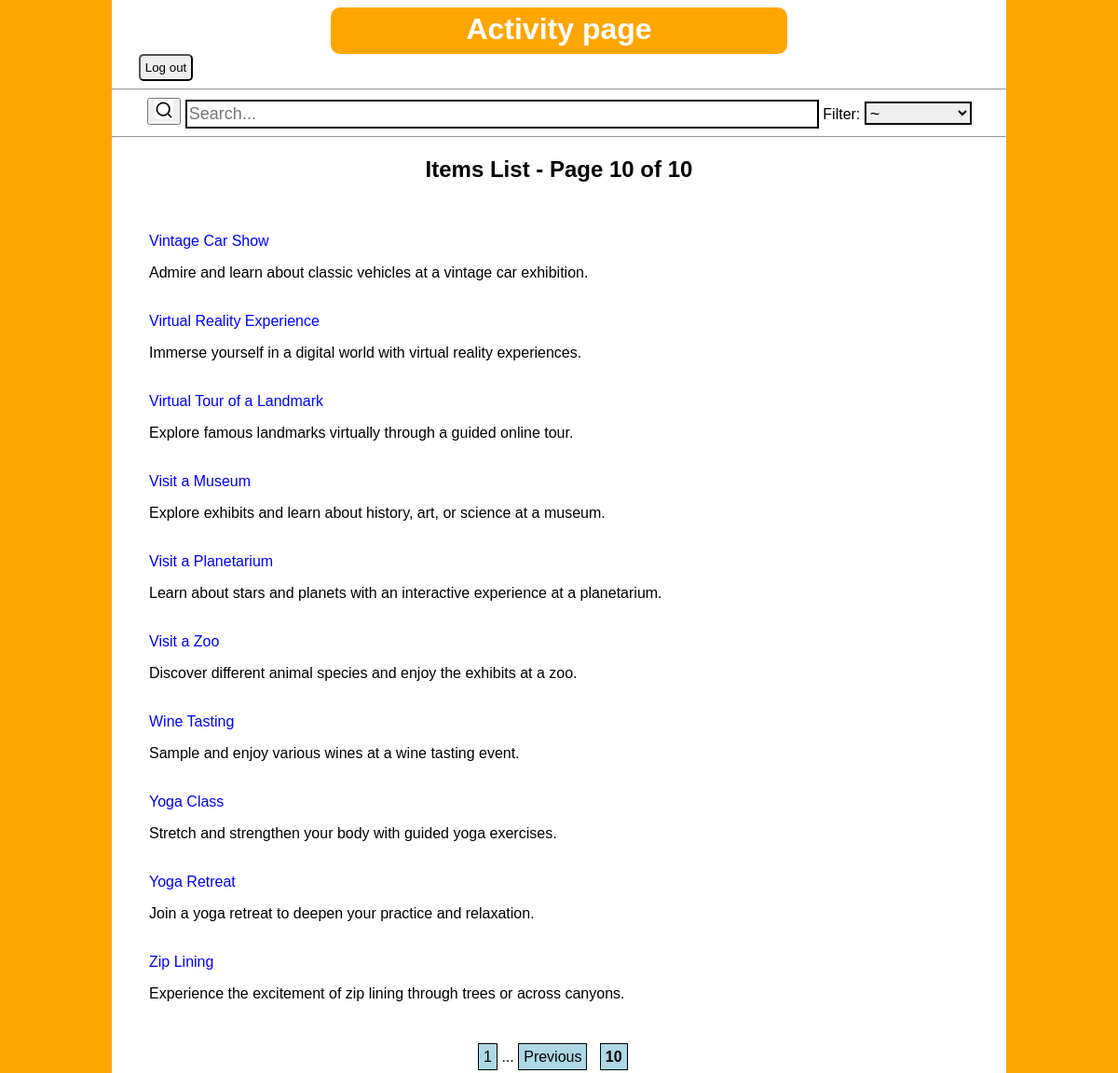
Screenshot of /home?page=10 (signed in) with the database file from the repository.
### tables this page shows
CREATE TABLE activity(
activity_id integer primary key autoincrement,
name text not null,
description text not null,
link text);

### main.py (the view)
@app.route('/home')
def home():
    if 'user_id' not in session:
        flash("Please log in first")
        return redirect(url_for('login'))
    search = request.args.get('search', '')
    tag = request.args.get('filter', '')
    if search:
        search_query = "%" + search.lower() + "%"
    else:
        search_query = "%"
    if tag and tag != '0':  # '0' represents the default 'No Filter'
        cursor.execute("""
        SELECT activity.name, activity.description
        FROM Activity
        INNER JOIN activity_genre
        ON activity_genre.activity_id = activity.activity_id
        WHERE LOWER(activity.name) LIKE ?
        AND activity_genre.genre_id = ?
        ORDER BY activity.name;
        """, (search_query, tag))
    else:
        cursor.execute("""
        SELECT name, description
        FROM Activity
        WHERE LOWER(name) LIKE ?
        ORDER BY name;
        """, (search_query,))
    activities = cursor.fetchall()
    not_found = len(activities) == 0  # True if no activities found
    page = int(request.args.get('page', 1))
    per_page = 10
    start = (page - 1) * per_page
    end = start + per_page
    displayed_activities = activities[start:end]
    total_pages = (len(activities) + per_page - 1) // per_page  #ensures that page rounds up
    return render_template("index.html", search=search, activities=displayed_activities, page=page, total_pages=total_pages, tag=tag, not_found=not_found)

### templates/index.html (shortened to what this page needs)
<!DOCTYPE html>
<html>
  <head>
    <link rel="stylesheet" href="{{ url_for('static', filename='style.css') }}">
  </head>
  <body>
    <h1 id="main-head">Activity page</h1>
	<form action="/logout" method="POST">
		<input type="submit" value="Log out" id="logoff">
	</form>
	<hr>
    <form method="GET">
		<button type="submit"><img src="{{ url_for('static', filename='search.png') }}" alt="Search" class="search-icon"></button>
		<input type="text" name="search" id="search" value="{{ search }}" placeholder="Search...">
		<label for="filter">Filter: </label>
		<select id="filter" name="filter">
			<option value="0" {% if tag == '0' or tag == '' %}selected{% endif %}>~</option>
		</select>
    </form>
	<hr>
	<section>
		<h1>Items List - Page {{ page }} of {{ total_pages }}</h1>
		<br>
		{% if not_found %}
			<p>Your search - '{{ search }}' did not match any activities, we are sorry for the inconvenience</p>
			<p>:/</p>
		{% else %}
			<ul>
			{% for activity, desc in activities %}
				<li>
					<a href="{{ url_for('activitypage', activity=activity) }}">{{ activity }}</a>
					<p>{{ desc }}</p>
					<br>
				</li>
			{% endfor %}
			</ul>
			<div>
				{% if page > 1 -%}
						<a href="{{ url_for('home', page=1) }}">1</a>&nbsp;...&nbsp;<a href="{{ url_for('home', page=page-1) }}">Previous</a>
				{%- endif -%}
				&nbsp;&nbsp;&nbsp;<strong>{{ page }}</strong>&nbsp;&nbsp;&nbsp;
			</div>
		{% endif %}
	</section>
  </body>
</html>

### static/style.css (style rules this page uses)
body { font-family: sans-serif; min-height: 100vh; background: linear-gradient(to right, orange 10%, white 10%, white 90%, orange 90%); background-size: 100% 100%; margin-left: 10%; margin-right: 10%; }
a:link, a:visited { color: blue; text-decoration: None; }
button[type="submit"] { text-align: center; margin-left: 4%; }
#main-head { margin: 0 auto; background-color: orange; border: 0px auto; border-radius: 10px; padding: 5px; color: white; text-decoration: bold; width: 50%; height: 40px; text-align: center; }
#logoff { margin-left:3%; padding:5px; border-radius: 5px; }
.search-icon { width: 20px; height: 20px; text-align: center; }
#filter { height: 25px; text-align: left; font-size: 18px; border: 2px solid black; width: 12%; }
#search { border: 2px solid black; width: 70%; height: 25px; font-size: 18px; text-align: left; }
h1 { text-align: center; }
ul { list-style: None; }
div { text-align: center; }
div a:visited, div a:link { text-decoration: None; width: 20px; height: 30px; background-color: lightblue; border: 1px solid black; padding:5px; margin: 10px auto; text-align: center; color: black }
div strong { width: 20x; height: 30px; background-color: lightblue; border: 1px solid black; padding: 5px; margin: 10px auto; text-align: center; }

### rows the page displays
activity: name "Vintage Car Show", description "Admire and learn about classic vehicles at a vintage car exhibition."
activity: name "Virtual Reality Experience", description "Immerse yourself in a digital world with virtual reality experiences."
activity: name "Virtual Tour of a Landmark", description "Explore famous landmarks virtually through a guided online tour."
activity: name "Visit a Museum", description "Explore exhibits and learn about history, art, or science at a museum."
activity: name "Visit a Planetarium", description "Learn about stars and planets with an interactive experience at a planetarium."
activity: name "Visit a Zoo", description "Discover different animal species and enjoy the exhibits at a zoo."
activity: name "Wine Tasting", description "Sample and enjoy various wines at a wine tasting event."
activity: name "Yoga Class", description "Stretch and strengthen your body with guided yoga exercises."
activity: name "Yoga Retreat", description "Join a yoga retreat to deepen your practice and relaxation."
activity: name "Zip Lining", description "Experience the excitement of zip lining through trees or across canyons."

### other values shown
{{ page }} "10"
{{ total_pages }} "10"
